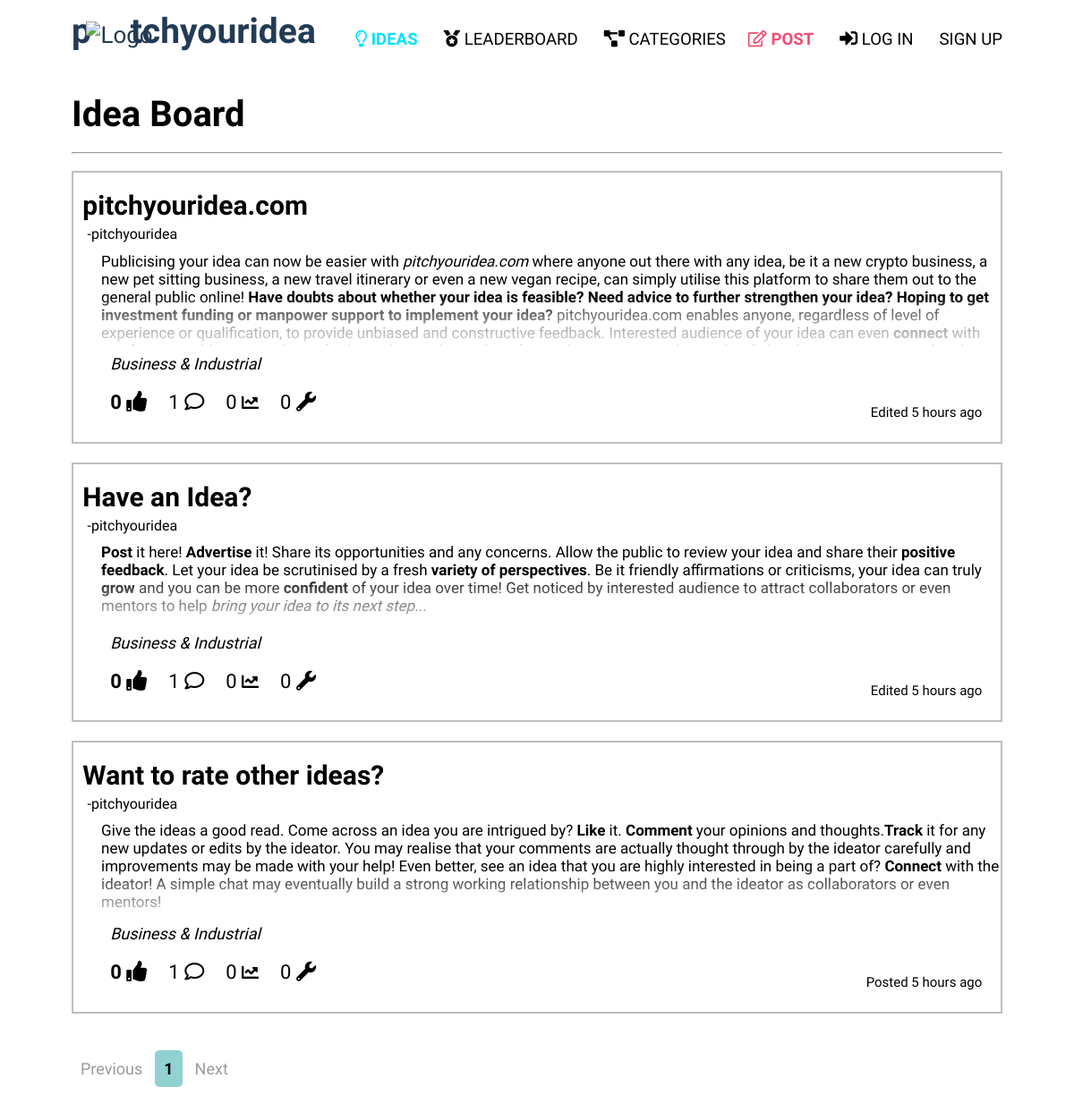
/ideas/, run on the app's committed database.
### website/models.py (models this page shows, shortened)
class Post(models.Model):
    user = models.ForeignKey(User, on_delete=models.CASCADE, related_name="owner")
    title = models.CharField(max_length=64, default='Untitled')
    post = RichTextField(blank=True, null=True)
    image1 = models.ImageField(blank=True, null=True, upload_to="images/")
    image2 = models.ImageField(blank=True, null=True, upload_to="images/")
    image3 = models.ImageField(blank=True, null=True, upload_to="images/")
    image4 = models.ImageField(blank=True, null=True, upload_to="images/")
    image5 = models.ImageField(blank=True, null=True, upload_to="images/")
    category = models.CharField(choices=category_choices, max_length=64, default='Others')
    timestamp = models.DateTimeField(auto_now_add=True)
    editedtrue = models.CharField(max_length=64, default='')
    updated_timestamp = models.DateTimeField(auto_now=True)
    liked = models.ManyToManyField(User, related_name="liked_user")
    favourited = models.ManyToManyField(User, related_name="favourited_user")
    updates = models.IntegerField(default='0', null=True)

class User(AbstractUser):
    USERNAME_FIELD = 'email'
    email = models.EmailField(('email address'), unique=True)
    REQUIRED_FIELDS = ['username']

### website/views.py (the view)
# urls.py: path("ideas/", views.ideaboard, name='ideas'),
def ideaboard(request):
    ideas = Post.objects.all().order_by('-timestamp')
    paginator = Paginator(ideas, 10)
    if request.GET.get("page") != None:
        try:
            ideas = paginator.page(request.GET.get('page'))
        except:
            ideas = paginator.page(1)
    else:
        ideas = paginator.page(1)
    return render(request, 'website/ideaboard.html', {
        "ideas": ideas
    })

### website/templates/website/ideaboard.html (shortened to what this page needs)
{% extends 'website/layout2.html' %}
{% load static %}
{% load mathfilters %}
{% load humanize %}
{% block body %}
    <div class="max-width">
        <div class="ideaboard">
            <h2>Idea Board</h2>
            <br>
            <hr>
            <br>
            <ul>
                {% for post in ideas %}
                <a href="{% url 'idea' post.id %}" class="ideaparenta">
                    <div class='idea'>
                        <br>
                        <li class="ideaparentli">
                            <h4>{{ post.title }}</h4>
                            <p>-{{ post.user.username }}</p>
                            <div class='idea-content'><p>{{ post.post|safe }}</p></div>
                            <ul class='idea-details'>
                                    <li><h6 class="idea-category">{{ post.category }}</h6></li>
                                    <br>
                                    <li><h5 title="Likes">{{ post.liked.all.count }} <i class="fa fa-thumbs-up"></i></h5></li>
                                    <li><h6 title="Comments">{{ post.comments.all.count }} <i class="far fa-comment"></i></h6></li>
                                    <li><h6 title="Tracks">{{ post.favourited.all.count }} <i class="fas fa-chart-line"></i></h6></li>
                                    <li><h6 title="Updates">{{post.updates}} <i class="fas fa-wrench"></i></h6></li>
                            </ul>
                            <ul class="idea-timestamp">
                                <li><p>{{post.editedtrue}} {{ post.timestamp|naturaltime }}</p></li>
                            </ul>
                        </li>
                        <br>
                    </div>
                </a>
                {% endfor %}
            </ul>
            <div class="paginationparentdiv">
                <nav aria-label="Page Navigation">
                    <ul class="pagination">
                        {% if ideas.has_previous %}
                            <li class="page-item">
                                <a href="?page={{ideas.previous_page_number}}" class="page-link">Previous</a>
                            </li>
                        {% else %}
                            <li class="page-item-disabled">
                                <a href="#" class="page-link" tabindex="-1" aria-disabled="true">Previous</a>
                            </li>
                        {% endif %}
                        {% for i in ideas.paginator.page_range %}
                            {% if ideas.number == i %}
                                <li class="page-item-active" aria-current="page">
                                    <span class="page-link">
                                        {{ i }}
                                    </span>
                                </li>
                                {% else %}
                                    <li class="page-item"><a class="page-link" href="?page={{ i }}">{{ i }}</a></li>
                                {% endif %}
                            {% endfor %}
                            {% if ideas.has_next %}
                                <li class="page-item">
                                    <a class="page-link" href="?page={{ ideas.next_page_number }}">Next</a>
                                </li>
                            {% else %}
                                <li class="page-item-disabled">
                                    <a class="page-link" href="#" tabindex="-1" aria-disabled="true">Next</a>
                                </li>
                            {% endif %}
                    </ul>
                </nav>
            </div>
        </div>
    </div>
{% endblock %}

### website/static/website/homepage.css (style rules this page uses)
* { margin: 0; padding: 0; box-sizing: border-box; text-decoration: none; font-family:'Dosis', sans-serif; }
.max-width { max-width: 1400px; padding: 0 80px; margin: auto; }
html { scroll-behavior: smooth; }
.ideaboard { padding-top: 10%; }
.ideaboard h2 { font-size: 40px; }
.ideaboard .ideaparenta { display: block; }
.ideaboard .idea { border: 2px solid rgb(194, 189, 189); list-style-position: inside; margin-bottom: 2%; transition: ease-in-out 0.3s; }
.ideaparentli { list-style: none; color: black; }
.ideaboard .idea h4 { padding: 0% 0% 0.5% 1%; font-size: 30px; }
.ideaboard .idea p { padding: 0% 0% 0.5% 1.5%; }
.ideaboard .idea .idea-content { position: relative; max-height: 110px; overflow: hidden; }
.ideaboard .idea .idea-content p { padding: 0% 0% 0.5% 3%; font-size: 17px; }
.ideaboard .idea .idea-content p::after { content: ""; position: absolute; bottom : 0; left : 0; pointer-events : none; background-image : linear-gradient(to bottom, rgba(255,255,255, 0), rgba(255, 255, 255, 0.329) 90%); width : 100%; height : 3.2em; }
.ideaboard .idea .idea-details { padding-left: 3%; text-align: left; }
.ideaboard .idea-details .idea-category { font-size: 18px; font-style: oblique; }
.ideaboard .idea h6 { font-size: 22px; font-weight:normal; }
.ideaboard .idea h5 { font-size: 22px; font-weight:bold; }
.idea-details .fa-thumbs-up { font-size: 23px; }
.fa-comment { font-size: 22px; }
.fa-chart-line { font-size: 23px; }
.fa-wrench { font-size: 22px; }
.ideaboard .idea .idea-details li { list-style: none; display: inline-block; padding: 1%; }
.ideaboard .idea-timestamp { text-align: right; }
.ideaboard .idea-timestamp li { list-style: none; font-size: 15px; padding-right: 2%; margin-top: -2%; }
.pagination { list-style: none; vertical-align: middle; }
.pagination li { display: inline-block; text-align: center; justify-content: center; font-size: 18px; margin-top: 2%; margin-bottom: 5%; border-radius: 5px; font-weight: 500; }
.pagination li a { display: block; padding: 10px; color: black; }
.pagination .page-item-active { background-color: #73c5c5c7; font-weight: bold; padding: 10px; box-shadow: 0.5px 0.5px #fff4c669; }
.pagination .page-item-disabled a { color:rgb(155, 155, 155); pointer-events: none; }
.fa-chart-line { font-size: 19px; }
@media (max-width:1366px) { .max-width { max-width: 1330px; } }

### data on the page
Post: title "pitchyouridea.com", user.username "pitchyouridea", post "Publicising your idea can now be easier with pitchyouridea.com where anyone out there with any idea, be it a new crypto business, a new pet sitting business, a new travel itinerary or even a new vegan recipe, can simply utilise this platform to share them out to the general public online! Have doubts about whether your idea is feasible? Need advice to further strengthen your idea? Hoping to get investment funding or manpower support to implement your idea? pitchyouridea.com enables anyone, regardless of level of experience or qualification, to provide unbiased and constructive feedback. Interested audience of your idea can even connect with…", category "Business & Industrial", liked.all.count "0", comments.all.count "1", favourited.all.count "0", updates "0", editedtrue "Edited", timestamp "5 hours ago"
Post: title "Have an Idea?", user.username "pitchyouridea", post "Post it here! Advertise it! Share its opportunities and any concerns. Allow the public to review your idea and share their positive feedback . Let your idea be scrutinised by a fresh variety of perspectives . Be it friendly affirmations or criticisms, your idea can truly grow and you can be more confident of your idea over time! Get noticed by interested audience to attract collaborators or even mentors to help bring your idea to its next step...", category "Business & Industrial", liked.all.count "0", comments.all.count "1", favourited.all.count "0", updates "0", editedtrue "Edited", timestamp "5 hours ago"
Post: title "Want to rate other ideas?", user.username "pitchyouridea", post "Give the ideas a good read. Come across an idea you are intrigued by? Like it. Comment your opinions and thoughts. Track it for any new updates or edits by the ideator. You may realise that your comments are actually thought through by the ideator carefully and improvements may be made with your help! Even better, see an idea that you are highly interested in being a part of? Connect with the ideator! A simple chat may eventually build a strong working relationship between you and the ideator as collaborators or even mentors!", category "Business & Industrial", liked.all.count "0", comments.all.count "1", favourited.all.count "0", updates "0", editedtrue "Posted", timestamp "5 hours ago"

### other printed values
{{ i }} "1"
